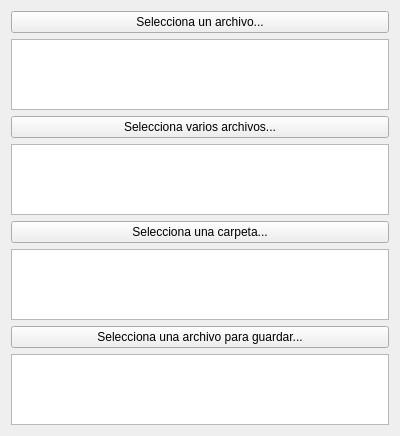
<?xml version="1.0" encoding="UTF-8"?>
<ui version="4.0">
 <class>MainWindow</class>
 <widget class="QMainWindow" name="MainWindow">
  <property name="geometry">
   <rect>
    <x>0</x>
    <y>0</y>
    <width>400</width>
    <height>436</height>
   </rect>
  </property>
  <property name="windowTitle">
   <string>MainWindow</string>
  </property>
  <widget class="QWidget" name="centralWidget">
   <layout class="QVBoxLayout" name="verticalLayout">
    <item>
     <widget class="QPushButton" name="pushButtonFile">
      <property name="text">
       <string>Selecciona un archivo...</string>
      </property>
     </widget>
    </item>
    <item>
     <widget class="QPlainTextEdit" name="plainTextEditFile"/>
    </item>
    <item>
     <widget class="QPushButton" name="pushButtonFiles">
      <property name="text">
       <string>Selecciona varios archivos...</string>
      </property>
     </widget>
    </item>
    <item>
     <widget class="QPlainTextEdit" name="plainTextEditFiles"/>
    </item>
    <item>
     <widget class="QPushButton" name="pushButtonFolder">
      <property name="text">
       <string>Selecciona una carpeta...</string>
      </property>
     </widget>
    </item>
    <item>
     <widget class="QPlainTextEdit" name="plainTextEditFolder"/>
    </item>
    <item>
     <widget class="QPushButton" name="pushButtonFileSave">
      <property name="text">
       <string>Selecciona una archivo para guardar...</string>
      </property>
     </widget>
    </item>
    <item>
     <widget class="QPlainTextEdit" name="plainTextEditFileSave"/>
    </item>
   </layout>
  </widget>
 </widget>
 <layoutdefault spacing="6" margin="11"/>
 <resources/>
 <connections/>
</ui>
